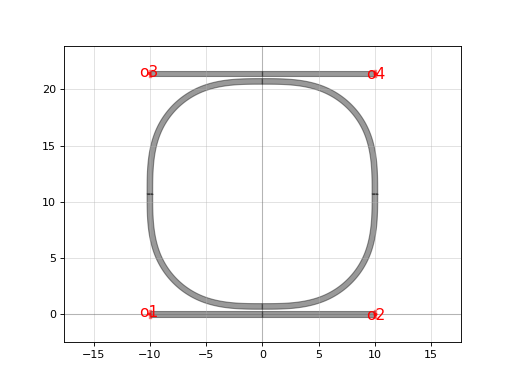

This chart was generated by the following Python code:
import gdsfactory as gf

c = gf.components.ring_double(gap=0.2, radius=10.0, length_x=0.01, length_y=0.01, cross_section='strip')
c.plot()
